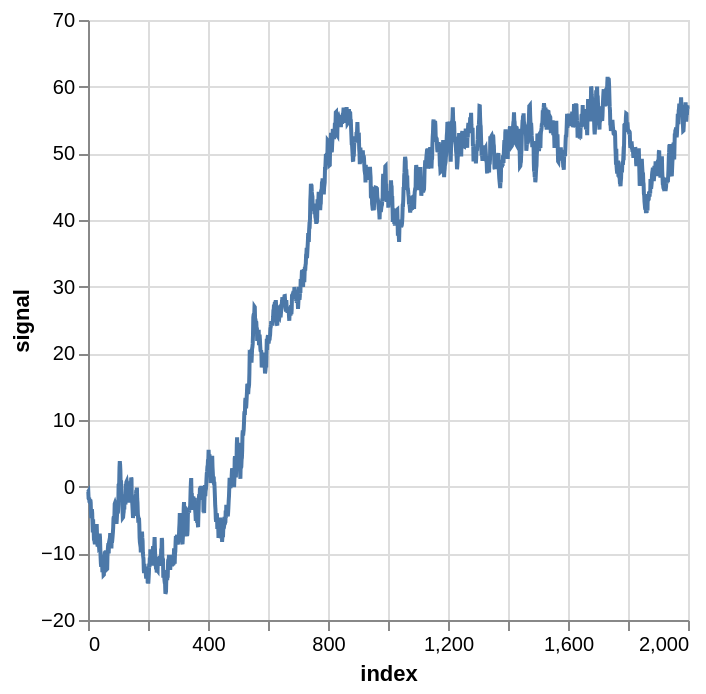

Here is the notebook cell this chart was saved with:
### Code cell
y = ds[i_signal_max][1]
df = pd.DataFrame(y.squeeze(), columns=['signal'])
alt.Chart(df.iloc[:n_rows].reset_index()).mark_line().encode(
    x='index', y='signal'
)

### Figure 1 — Vega-Lite specification as saved in the notebook (floating-point values rounded to 4 significant figures; data arrays with more than 128 entries replaced by an {"elided": "..."} marker saying what was removed)
{"config": {"view": {"continuousWidth": 300, "continuousHeight": 300}}, "data": {"name": "data-83b09a46aa29ff1be9806d1e2c061b11"}, "mark": {"type": "line"}, "encoding": {"x": {"field": "index", "type": "quantitative"}, "y": {"field": "signal", "type": "quantitative"}}, "$schema": "https://vega.github.io/schema/vega-lite/v5.8.0.json", "datasets": {"data-83b09a46aa29ff1be9806d1e2c061b11": {"elided": "2000 records"}}}
